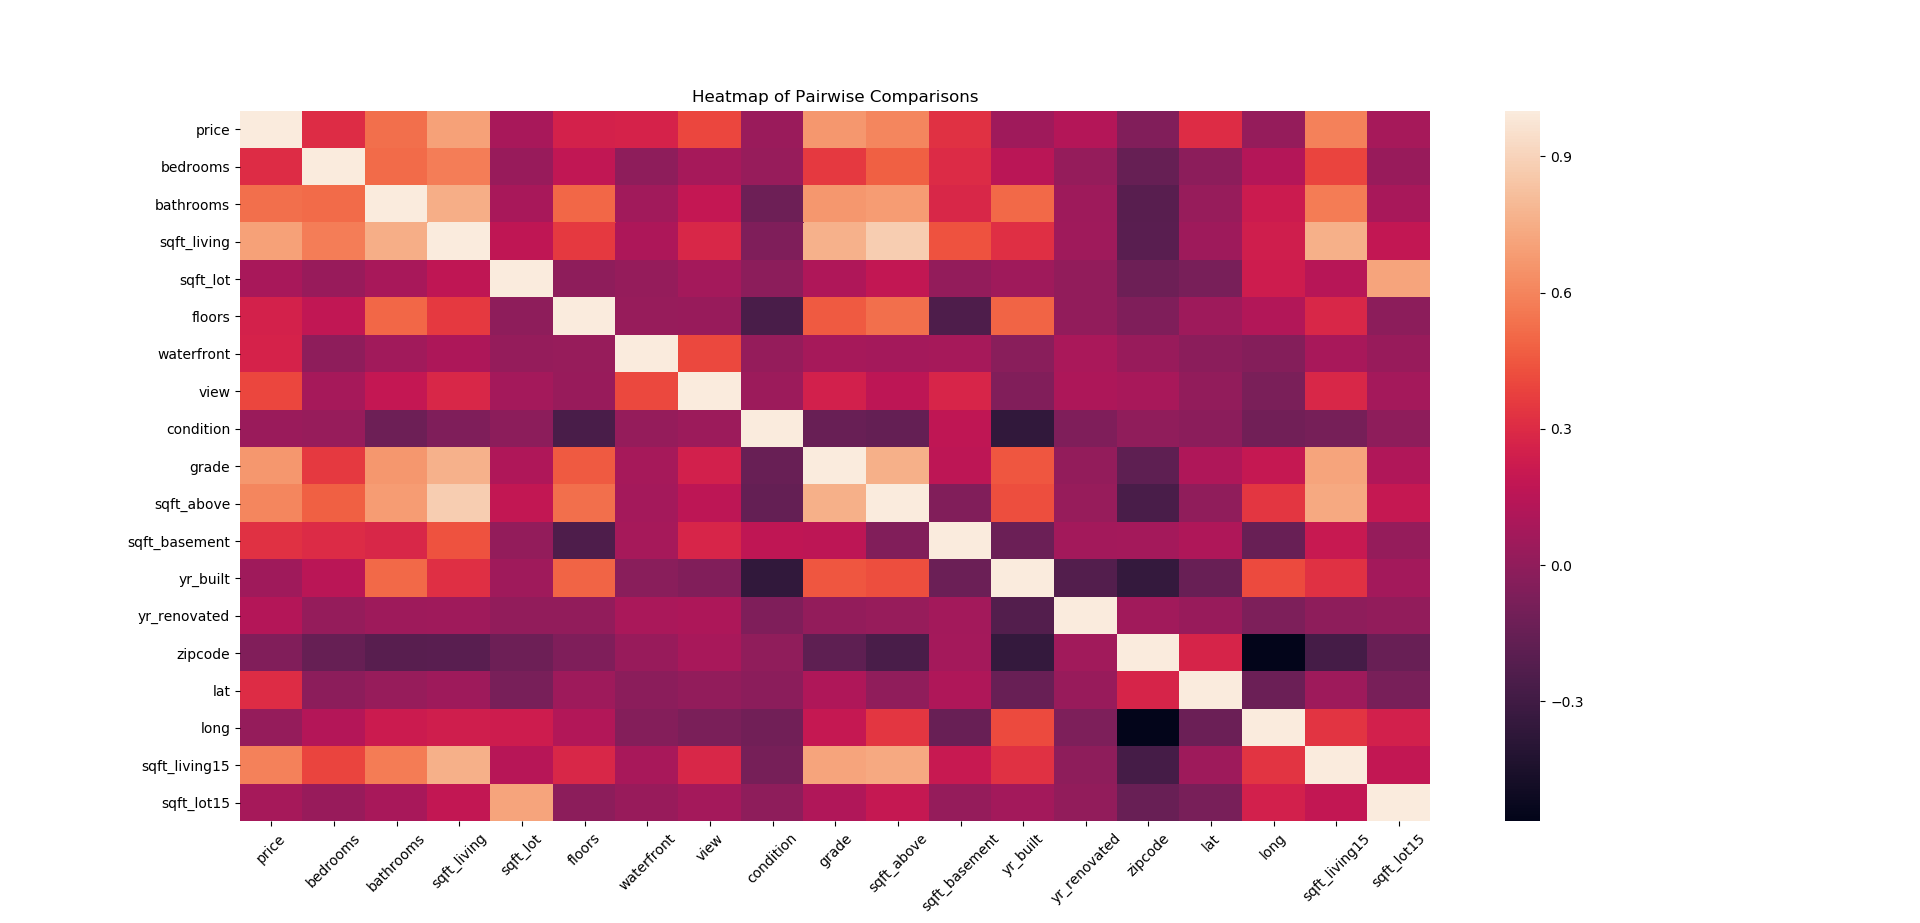

The Python source for this figure:
# -*- coding: utf-8 -*-
"""
Created on Thu Jan 18 22:29:17 2018

@author: pravin
"""

import pandas as pd
import matplotlib.pyplot as plt
import seaborn as sns

def visualize():
    dataset=pd.read_csv('../dataset.csv')
    del dataset['id'] #as we know id of a house is not important in predicting its price
    corr=dataset.corr()
    sns.heatmap(data=corr,xticklabels='auto',yticklabels='auto')
    plt.title('Heatmap of Pairwise Comparisons')
    plt.xticks(rotation=45)#to be able to clearly read the labels on the x and y axes
    plt.yticks(rotation=0)
    plt.show()
visualize()
